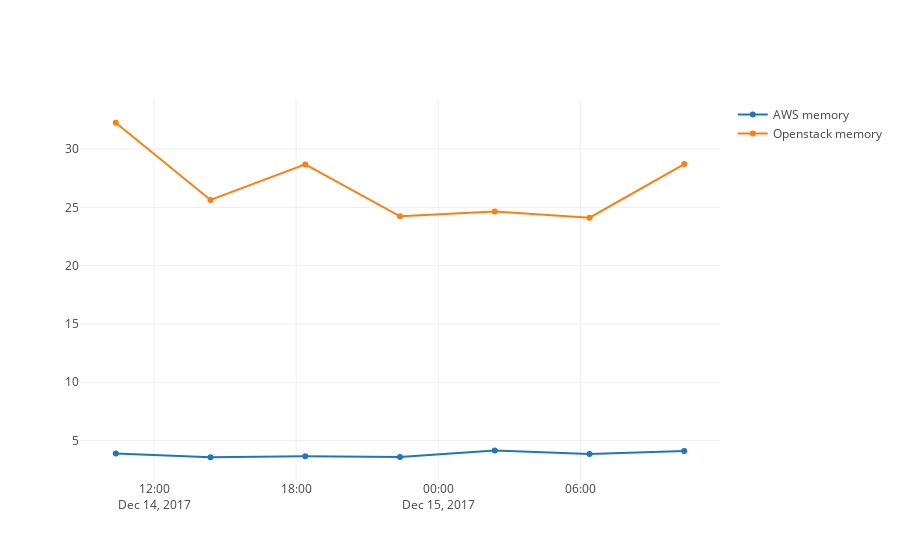

Here is the notebook cell this chart was saved with:
### Code cell
iplot(mem)

### Figure 1 — Plotly figure (JSON) as saved in the notebook; plotly's stock layout.template omitted (floating-point values rounded to 4 significant figures)
{"data": [{"name": "AWS memory", "type": "scatter", "x": ["2017-12-14T10:23:00", "2017-12-14T14:23:00", "2017-12-14T18:23:00", "2017-12-14T22:23:00", "2017-12-15T02:23:00", "2017-12-15T06:23:00", "2017-12-15T10:23:00"], "y": [3.89, 3.572, 3.662, 3.602, 4.157, 3.844, 4.11]}, {"name": "Openstack memory", "type": "scatter", "x": ["2017-12-14T10:23:00", "2017-12-14T14:23:00", "2017-12-14T18:23:00", "2017-12-14T22:23:00", "2017-12-15T02:23:00", "2017-12-15T06:23:00", "2017-12-15T10:23:00"], "y": [32.26, 25.63, 28.69, 24.23, 24.64, 24.12, 28.71]}], "layout": {}}
